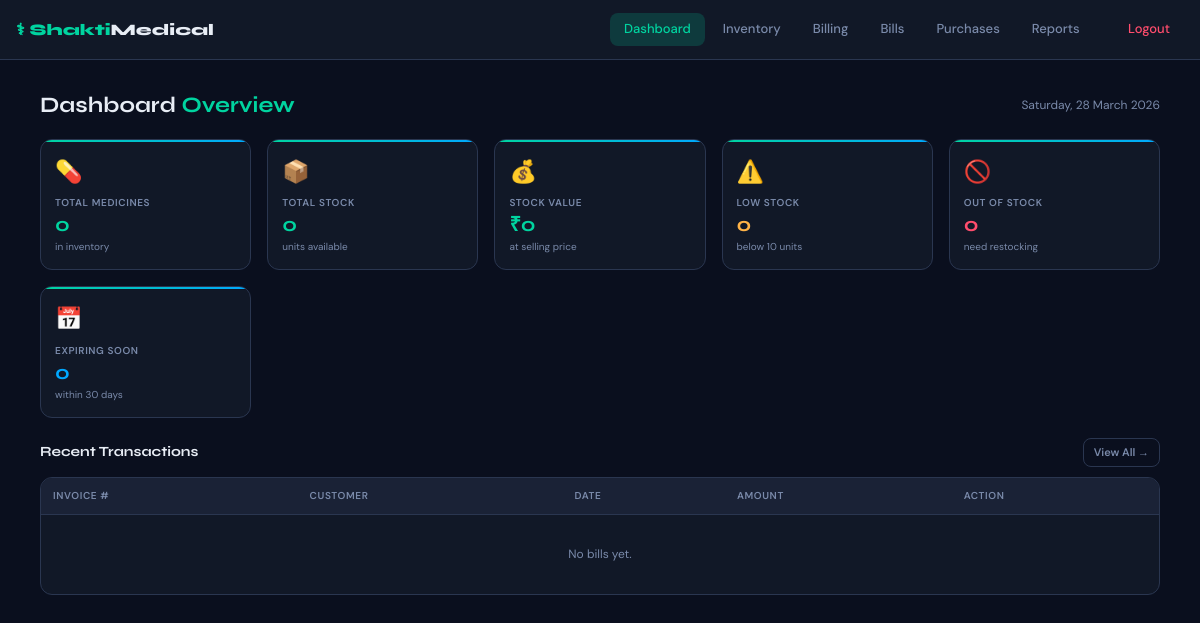
Page / (signed in) on the earlier database version.
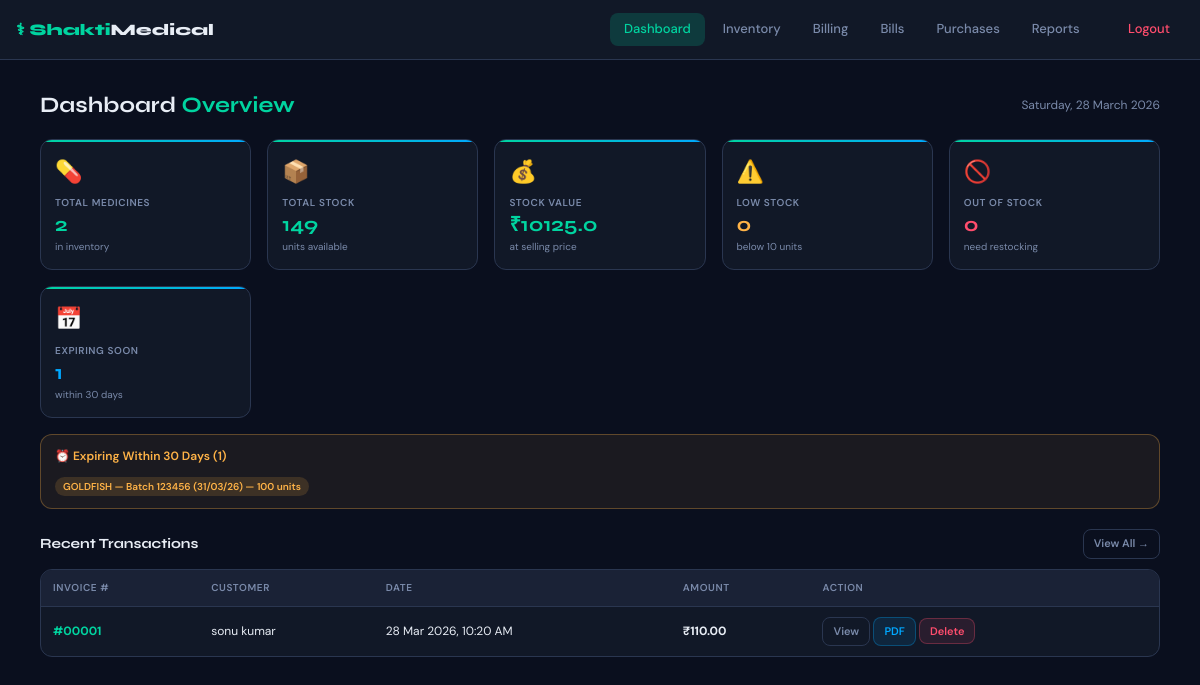
Same page on the later database version.
### app/models.py (models this page shows, shortened)
class MedicineBatch(db.Model):
    id = db.Column(db.Integer, primary_key=True)
    medicine_id = db.Column(db.Integer, db.ForeignKey('medicine.id'), nullable=False)
    batch_number = db.Column(db.String(100), nullable=False)
    expiry_date = db.Column(db.Date, nullable=False)
    quantity = db.Column(db.Integer, default=0)
    purchase_price = db.Column(db.Float, default=0)       # cost price of this batch
    supplier = db.Column(db.String(200))
    created_at = db.Column(db.DateTime, default=datetime.utcnow)

class Medicine(db.Model):
    id = db.Column(db.Integer, primary_key=True)
    name = db.Column(db.String(200), nullable=False, unique=True)
    company = db.Column(db.String(200))
    price = db.Column(db.Float, nullable=False)           # default selling price
    total_quantity = db.Column(db.Integer, default=0)     # sum of all batch quantities
    batches = db.relationship("MedicineBatch", backref="medicine", lazy=True,
                              cascade="all, delete-orphan")

class Bill(db.Model):
    id = db.Column(db.Integer, primary_key=True)
    total_amount = db.Column(db.Float, default=0)
    discount_percent = db.Column(db.Float, default=0)
    discount_amount = db.Column(db.Float, default=0)
    created_at = db.Column(db.DateTime, default=datetime.utcnow)
    customer_name = db.Column(db.String(200), default="")
    customer_phone = db.Column(db.String(20), default="")
    items = db.relationship("BillItem", backref="bill", lazy=True,
                            cascade="all, delete-orphan")

### app/routes.py (the view)
@main.route("/")
@login_required
def dashboard():
    medicines = Medicine.query.all()
    total_medicines = len(medicines)
    total_stock = sum(m.total_quantity for m in medicines)
    total_value = sum(m.total_quantity * m.price for m in medicines)
    low_stock = [m for m in medicines if 0 < m.total_quantity < 10]
    out_of_stock = [m for m in medicines if m.total_quantity == 0]
    today = date.today()
    expiring_batches = (MedicineBatch.query
                        .filter(MedicineBatch.quantity > 0)
                        .all())
    expiring_soon = [b for b in expiring_batches
                     if (b.expiry_date - today).days <= 30 and (b.expiry_date - today).days >= 0]
    expired = [b for b in expiring_batches if b.expiry_date < today]
    recent_bills = Bill.query.order_by(Bill.created_at.desc()).limit(5).all()
    return render_template(
        "dashboard.html",
        total_medicines=total_medicines,
        total_stock=total_stock,
        total_value=round(total_value, 2),
        low_stock=low_stock,
        out_of_stock=out_of_stock,
        expiring_soon=expiring_soon,
        expired=expired,
        recent_bills=recent_bills,
        today=today,
    )

### app/__init__.py (called while the page is built)
def create_app():
    app = Flask(__name__)
    app.config.from_object(Config)
    db.init_app(app)
    login_manager.init_app(app)
    login_manager.login_view = "main.login"
    from app.models import User
    @login_manager.user_loader
    def load_user(user_id):
        return User.query.get(int(user_id))
    from app.routes import main
    app.register_blueprint(main)
    with app.app_context():
        db.create_all()
    return app

### app/templates/dashboard.html (shortened to what this page needs)
{% extends "layout.html" %}
{% block content %}
<div class="page-header">
  <h1 class="page-title">Dashboard <span>Overview</span></h1>
  <span class="text-muted" style="font-size:12px;">{{ today.strftime('%A, %d %B %Y') }}</span>
</div>
<div class="stat-grid">
  <div class="stat-card">
    <span class="icon">💊</span>
    <div class="label">Total Medicines</div>
    <div class="value">{{ total_medicines }}</div>
    <div class="sub">in inventory</div>
  </div>
  <div class="stat-card">
    <span class="icon">📦</span>
    <div class="label">Total Stock</div>
    <div class="value">{{ total_stock }}</div>
    <div class="sub">units available</div>
  </div>
  <div class="stat-card">
    <span class="icon">💰</span>
    <div class="label">Stock Value</div>
    <div class="value">₹{{ total_value }}</div>
    <div class="sub">at selling price</div>
  </div>
  <div class="stat-card">
    <span class="icon">⚠️</span>
    <div class="label">Low Stock</div>
    <div class="value" style="color: var(--warning);">{{ low_stock|length }}</div>
    <div class="sub">below 10 units</div>
  </div>
  <div class="stat-card">
    <span class="icon">🚫</span>
    <div class="label">Out of Stock</div>
    <div class="value" style="color: var(--danger);">{{ out_of_stock|length }}</div>
    <div class="sub">need restocking</div>
  </div>
  <div class="stat-card">
    <span class="icon">📅</span>
    <div class="label">Expiring Soon</div>
    <div class="value" style="color: var(--info);">{{ expiring_soon|length }}</div>
    <div class="sub">within 30 days</div>
  </div>
</div>
{% if expiring_soon %}
<div class="alert-box warning">
  <h4>⏰ Expiring Within 30 Days ({{ expiring_soon|length }})</h4>
  <ul>
    {% for b in expiring_soon %}
    <li><span class="badge-item warning">{{ b.medicine.name }} — Batch {{ b.batch_number }} ({{ b.expiry_date.strftime('%d/%m/%y') }}) — {{ b.quantity }} units</span></li>
    {% endfor %}
  </ul>
</div>
{% endif %}
<div class="section-header">
  <span class="section-title">Recent Transactions</span>
  <a href="{{ url_for('main.all_bills') }}" class="btn btn-outline btn-sm">View All →</a>
</div>
<div class="table-wrap">
  <table>
    <thead>
      <tr>
        <th>Invoice #</th>
        <th>Customer</th>
        <th>Date</th>
        <th>Amount</th>
        <th>Action</th>
      </tr>
    </thead>
    <tbody>
      {% for bill in recent_bills %}
      <tr>
        <td><span class="text-accent fw-bold">#{{ "%05d"|format(bill.id) }}</span></td>
        <td>{{ bill.customer_name or '—' }}</td>
        <td>{{ bill.created_at.strftime('%d %b %Y, %I:%M %p') }}</td>
        <td class="fw-bold">₹{{ "%.2f"|format(bill.total_amount) }}</td>
        <td>
          <a href="{{ url_for('main.view_bill', bill_id=bill.id) }}" class="btn btn-outline btn-sm">View</a>
          <a href="{{ url_for('main.download_bill_pdf', bill_id=bill.id) }}" class="btn btn-pdf btn-sm" target="_blank">PDF</a>
          <form method="POST" action="{{ url_for('main.delete_bill', bill_id=bill.id) }}"
                style="display:inline;"
                onsubmit="return confirm('Delete Invoice #{{ '%05d'|format(bill.id) }}?')">
            <button type="submit" class="btn btn-danger btn-sm">Delete</button>
          </form>
        </td>
      </tr>
      {% else %}
      <tr><td colspan="5" style="text-align:center; padding:30px; color:var(--text-muted);">No bills yet.</td></tr>
      {% endfor %}
    </tbody>
  </table>
</div>
{% endblock %}

Differences in the rows shown:
added MedicineBatch: medicine.name "GOLDFISH", batch_number "123456", expiry_date "31/03/26", quantity "100"
added Bill: id "00001", customer_name "sonu kumar", created_at "28 Mar 2026, 10:20 AM", total_amount "110.00"
Other differences:
{{ total_medicines }}: "0" → "2"
{{ total_stock }}: "0" → "149"
{{ total_value }}: "0" → "10125.0"
{{ expiring_soon|length }}: "0" → "1"
{{ expiring_soon|length }}: (not shown) → "1"
text no longer shown: "No bills yet."
text now shown: "⏰ Expiring Within 30 Days ( )"
